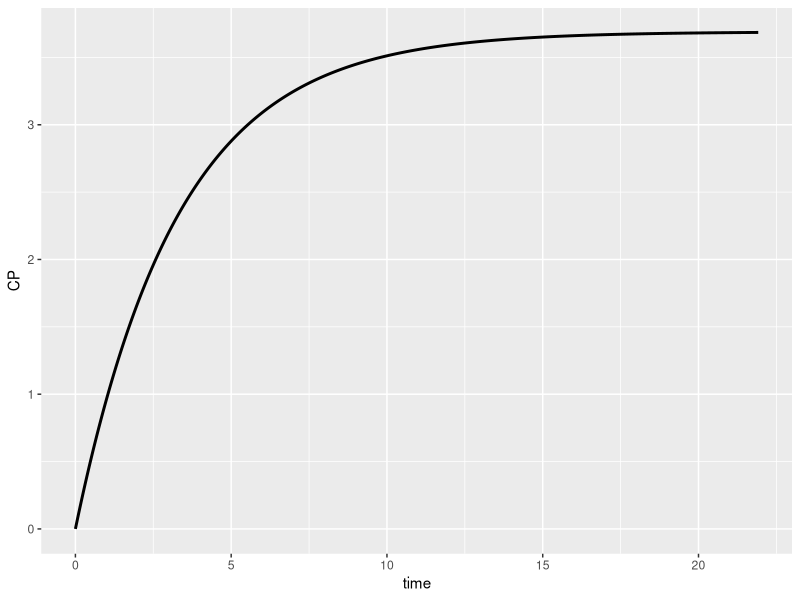
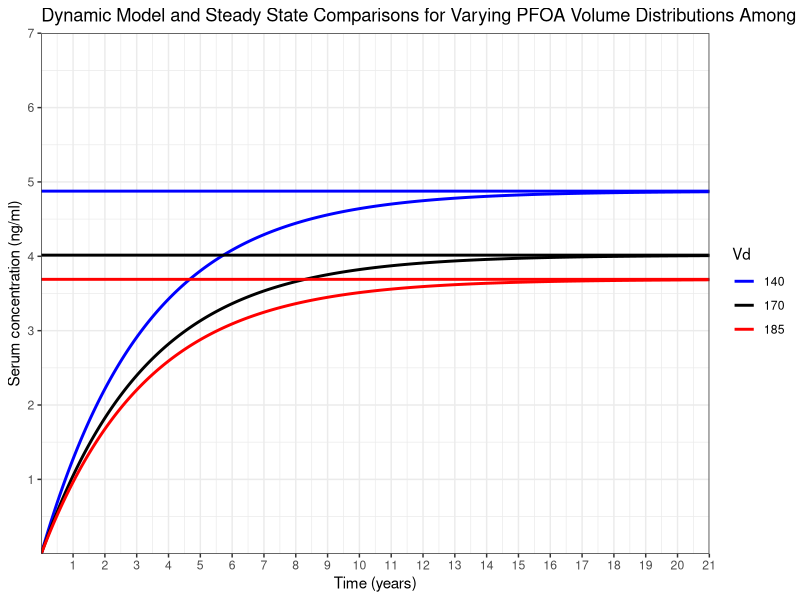

Write the R code that produced these figures, in order.
# Sensitivity Analysis and Steady State PK Comparison for PFOA #


# 1. Load libraries and clear wd
rm(list=ls())
library('ggplot2')
library('deSolve')
library('plyr')

# 2. Dynamic Model construction
model <- function(time, Y, parms){
  with(as.list(c(Y, parms)),
       {
         dCP <- (DP/Vd) - (kP * CP)
         list(dCP)
       })
}

dynamic <- function(x,y,z,a){
  
  
  Y0 <- c(CP=0)
  parms <- c(Vd=x, kP=y, DP=z/a)
  times <- seq(0, 8000, 1)
  out <- ode(Y0, times, model, parms)
  
  # Steady-state concentration
  ssCP = parms[["DP"]] / (parms[["kP"]] * parms[["Vd"]])
  
  ssCP<- as.numeric(ssCP)
  out <- data.frame(out)
  f<- list(ssCP,data.frame(out))
  return(f)
}

# 3. Run model three times with varying Vds

PFOA <- 40.4010281831809
one   <- dynamic(140,0.00083,PFOA,71.3)
two   <- dynamic(170,0.00083,PFOA,71.3)
three <- dynamic(185,0.00083,PFOA,71.3)

# 4. Subset Data and format for plot
lowss  <- as.numeric(one[1])
medss  <- as.numeric(two[1])
highss <- as.numeric(three[1])

lowdata<-data.frame(one[2])
meddata<-data.frame(two[2])
highdata<-data.frame(three[2])

lowdata$Vd<- "140"
meddata$Vd<- "170"
highdata$Vd <- "185"

# Change data to years
lowdata$time<-lowdata$time/365
meddata$time<-meddata$time/365
highdata$time<-highdata$time/365



data<-rbind(lowdata,meddata,highdata)
mysize <- 1

# 5. Plot Data

ggplot()+
  geom_line(size=mysize,highdata,mapping = aes(x=time,y=CP))
ggplot(data, aes(x=time, y=CP, color=Vd))+
  geom_line(size= mysize)+
  scale_color_manual(values=c("Blue","Black","Red"))+
  geom_hline(aes(yintercept = highss),color = "Red",size = mysize)+
  geom_hline(aes(yintercept = medss) ,color = "Black",size = mysize)+
  geom_hline(aes(yintercept = lowss) ,color = "Blue",size = mysize)+ 
  theme_bw()+
  labs(title = "Dynamic Model and Steady State Comparisons for Varying PFOA Volume Distributions Among Adults",
       x= "Time (years)",
       y= "Serum concentration (ng/ml)")+
  scale_x_continuous(expand = c(0, 0), breaks = 1:21, lim = c(0, 21))+
  scale_y_continuous(expand = c(0,0),lim=c(0,7),breaks=1:7)
